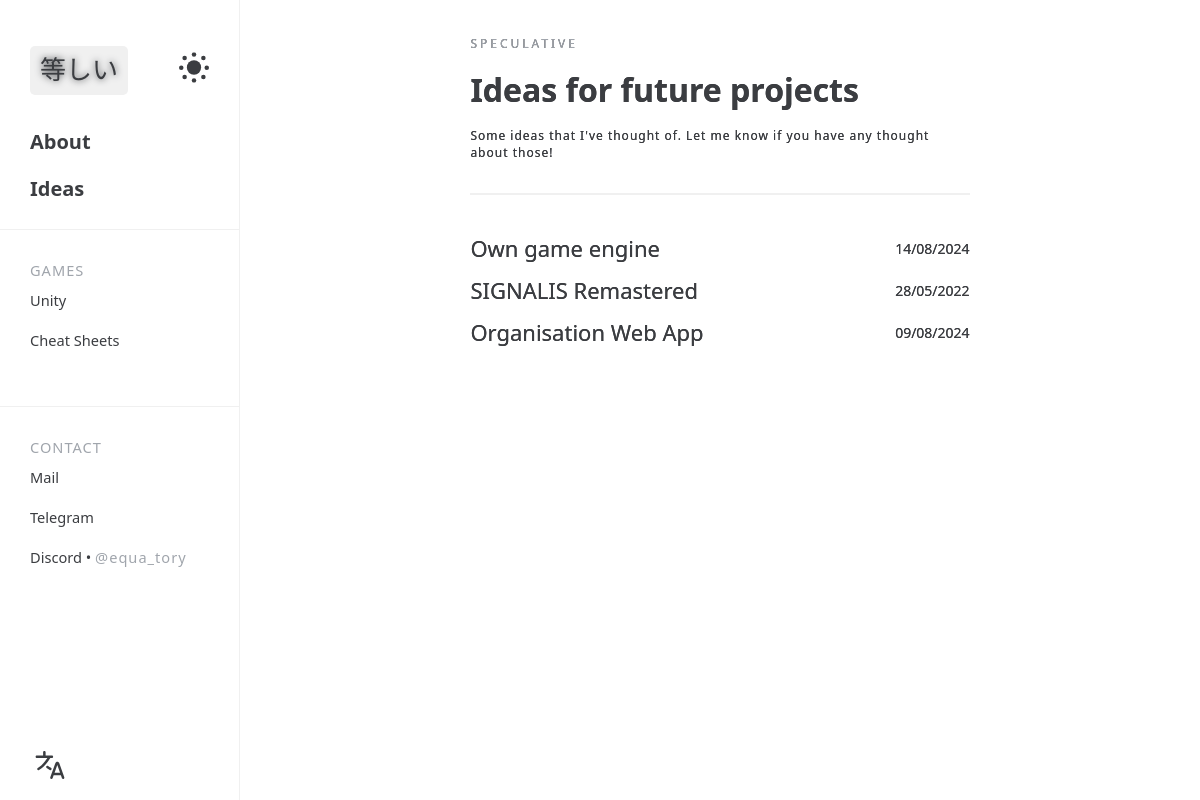
The app's page /ideas, older data.
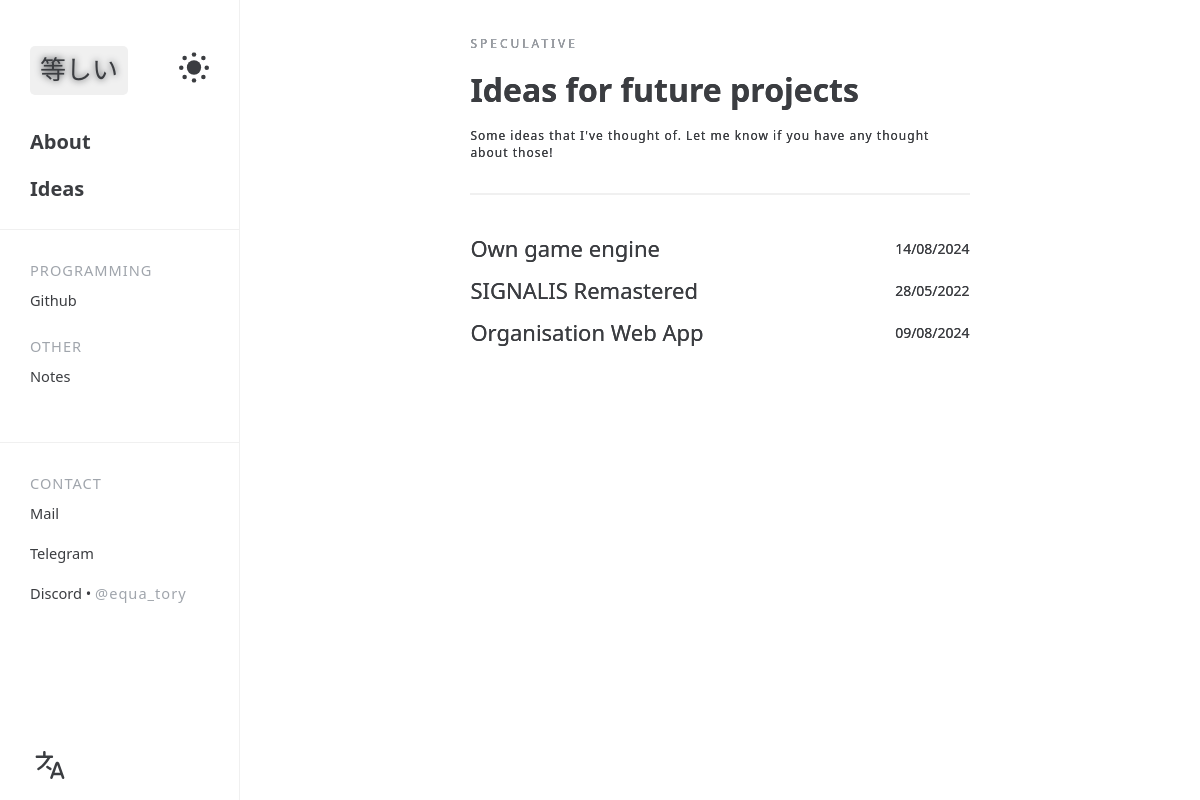
The same page, newer data.
### core/models.py (models this page shows, shortened)
class Category(models.Model):
    name = models.CharField(max_length=26, db_index=True, verbose_name="Category name")
    posts = models.ManyToManyField('Post', null=True, blank=True, related_name="+")
    class Meta:
        verbose_name_plural = "Categories"

class Idea(models.Model):
    name = models.CharField(max_length=70, db_index=True, verbose_name="Name")
    date = models.DateTimeField(auto_now_add=True, verbose_name="Creation date")
    slug = models.SlugField(max_length=100, null=True, blank=True, unique=True, db_index=True, verbose_name="URL")

### core/views.py (the view)
# urls.py: path('ideas',views.ideas,name='ideas'),
def ideas(request):
    ideas = Idea.objects.all().order_by('date')
    data = {
        'title': 'Ideas',
        'headers': headers,
        'sections': sections,
        'ideas': ideas
    }
    return render(request, 'core/ideas.html', context=data)

### core/templates/core/ideas.html (shortened to what this page needs)
{% extends 'core/base.html' %}
{% load static %}
{% block content %}
<div class="ideas">
    <header id="en">
        <p>SPECULATIVE</p>
        <h1>Ideas for future projects</h1>
        <p>Some ideas that I've thought of. Let me know if you have any thought about those!</p>
    </header>
    <div class="separator"></div>
    <div class="list">
        <a class="idea slug-idea" href="https://github.com/equa-tory/Toryngine">
            <span>Own game engine</span>
            <p>14/08/2024</p>
        </a>
        <a class="idea slug-idea" href="https://github.com/equa-tory/SIGNALIS_Remastered">
            <span>SIGNALIS Remastered</span>
            <p>28/05/2022</p>
        </a>
        {% for idea in ideas %}
        {% if idea.slug != Null %}
        <a class="idea slug-idea" href="{% url 'post' idea.slug %}">
            <span>{{idea.name}}</span>
            <p>{{idea.date|date:"d/m/Y"}}</p>
        </a>
        {% else %}
        <div class="idea">
            <span>{{idea.name}}</span>
            <p>{{idea.date|date:"d/m/Y"}}</p>
        </div>
        {% endif %}
        {% endfor %}
    </div>
</div>
{% endblock %}

### core/templates/core/base.html (shortened to what this page needs)
{% load static %}
<!DOCTYPE html>
<html lang="en">
<head>
    <link type="text/css" href="{% static 'core/css/style.css' %}" rel="stylesheet"/>
</head>
<body class="en">
    <aside>
        <header>
            <div class="title">
                <div class="framer">
                    <a href="{% url 'redir' %}" class="logo" id="logo"><span>等しい</span></a>
                </div>
                {% for h in headers %}
                    {% if h.id == "en" %}
                    <a id="en" class="title-btn" href="{% url h.url %}">{{h.title}}</a>
                    {% else %}
                    <a id="ru" class="title-btn" href="{% url h.url %}">{{h.title}}</a>
                    {% endif %}
                {% endfor %}
            </div>
        </header>
        <menu>
            {% for s in sections %}
            <span class="title">{{s.name}}</span>
            {% for c in s.categories %}
            <div class="folder">
                <a class="folder-title">{{c.name}}</a>
            </div>
            {% endfor %}
            <div class="space"></div>
            {% endfor %}
        </menu>
        <footer>
            <span><p id="en">CONTACT</p><p id="ru">СВЯЗАТЬСЯ</p></span>
            <a href="mailto:thesuspect9980@gmail.com" id="en">Mail</a>
            <a href="https://telegram.me/TheSuspectDBG">Telegram</a>
            <a>Discord • <span>@equa_tory</span></a>
        </footer>
        <div class="language-toggle" id="language-toggle">
        </div>
    </aside>
    <main id="content">{% block content %}{% endblock %}</main>
</body>
</html>

Row changes from the older to the newer data that the page shows:
removed Category: name "Unity", shown under "GAMES"
removed Category: name "Cheat Sheets", shown under "GAMES"
added Category: name "Github", shown under "PROGRAMMING"
added Category: name "Notes", shown under "OTHER"
Text that changed along with them:
new list line: "PROGRAMMING"
new list line: "OTHER"
list line gone: "GAMES"
